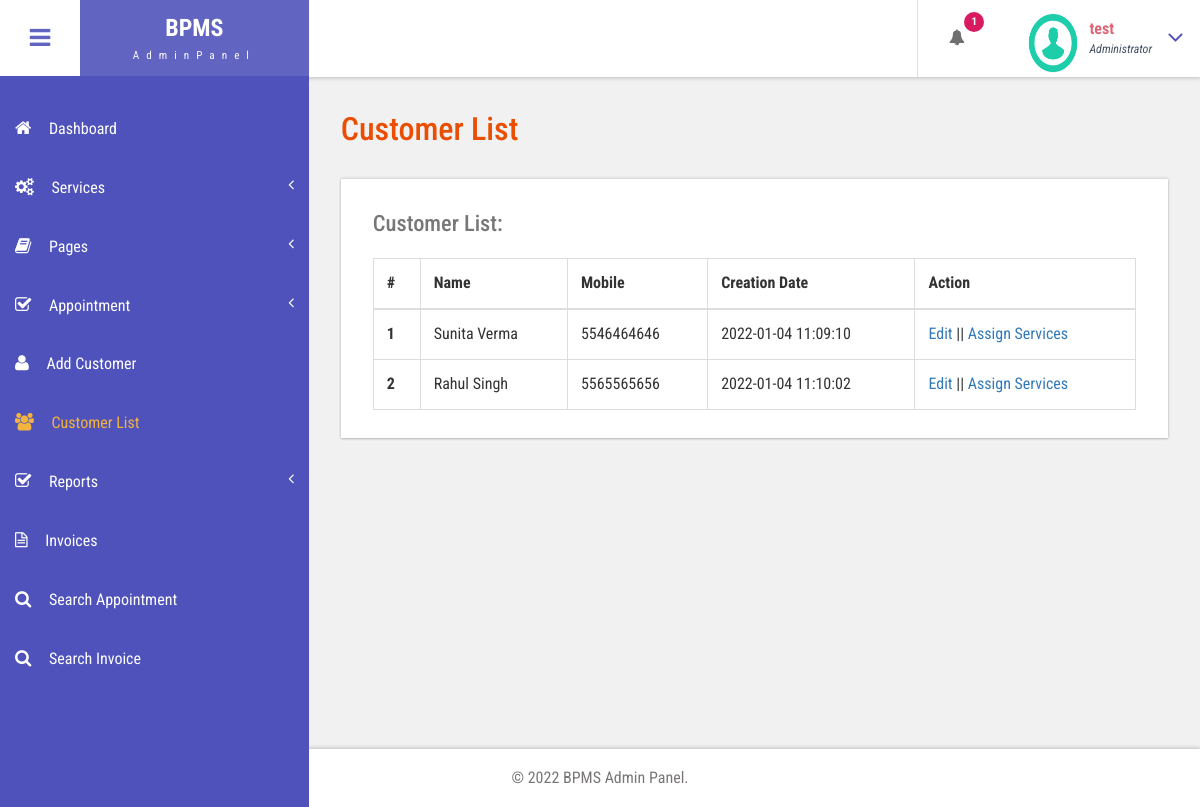
The app's page /admin/customer-list.php (signed in) with its own data.
### tables this page shows
CREATE TABLE `tblcustomers` (
  `ID` int(10) NOT NULL,
  `Name` varchar(120) DEFAULT NULL,
  `Email` varchar(200) DEFAULT NULL,
  `MobileNumber` bigint(11) DEFAULT NULL,
  `Gender` enum('Female','Male','Transgender') DEFAULT NULL,
  `Details` mediumtext DEFAULT NULL,
  `CreationDate` timestamp NULL DEFAULT current_timestamp(),
  `UpdationDate` timestamp NULL DEFAULT NULL ON UPDATE current_timestamp()
);

### admin/customer-list.php (the view, shortened to what this page needs)
<?php
include('includes/dbconnection.php');
if (strlen($_SESSION['bpmsaid']==0)) {
  header('location:logout.php');
  } else{
  ?>
<!DOCTYPE HTML>
<html>
<head>
<link href="css/bootstrap.css" rel='stylesheet' type='text/css' />
<link href="css/style.css" rel='stylesheet' type='text/css' />
<link href="css/font-awesome.css" rel="stylesheet">
<link href="css/animate.css" rel="stylesheet" type="text/css" media="all">
<link href="css/custom.css" rel="stylesheet">
</head>
<body class="cbp-spmenu-push">
	<div class="main-content">
		 <?php include_once('includes/sidebar.php');?>
		 <?php include_once('includes/header.php');?>
		<div id="page-wrapper">
			<div class="main-page">
				<div class="tables">
					<h3 class="title1">Customer List</h3>
					<div class="table-responsive bs-example widget-shadow">
						<h4>Customer List:</h4>
						<table class="table table-bordered"> <thead> <tr> <th>#</th> <th>Name</th> <th>Mobile</th> <th>Creation Date</th><th>Action</th> </tr> </thead> <tbody>
<?php
$ret=mysqli_query($con,"select *from  tblcustomers");
$cnt=1;
while ($row=mysqli_fetch_array($ret)) {
?>
						 <tr> <th scope="row"><?php echo $cnt;?></th> <td><?php  echo $row['Name'];?></td> <td><?php  echo $row['MobileNumber'];?></td><td><?php  echo $row['CreationDate'];?></td> <td><a href="edit-customer-detailed.php?editid=<?php echo $row['ID'];?>">Edit</a>  ||  <a href="add-customer-services.php?addid=<?php echo $row['ID'];?>">Assign Services</a></td> </tr>   <?php
$cnt=$cnt+1;
}?></tbody> </table>
					</div>
				</div>
			</div>
		</div>
		 <?php include_once('includes/footer.php');?>
	</div>
</body>
</html>
<?php }  ?>

### admin/includes/header.php (shortened to what this page needs)
<div class="sticky-header header-section ">
      <div class="header-left">
        <button id="showLeftPush"><i class="fa fa-bars"></i></button>
        <div class="logo">
          <a href="index.html">
            <h1>BPMS</h1>
            <span>AdminPanel</span>
          </a>
        </div>
      </div>
      <div class="header-right">
        <div class="profile_details_left">
          <ul class="nofitications-dropdown">
            <?php
$ret1=mysqli_query($con,"select ID,Name from  tblappointment where Status=''");
$num=mysqli_num_rows($ret1);
?>
            <li class="dropdown head-dpdn">
              <a href="#" class="dropdown-toggle" data-toggle="dropdown" aria-expanded="false"><i class="fa fa-bell"></i><span class="badge blue"><?php echo $num;?></span></a>
            </li>
          </ul>
          <div class="clearfix"> </div>
        </div>
        <div class="profile_details">
        <?php
$adid=$_SESSION['bpmsaid'];
$ret=mysqli_query($con,"select AdminName from tbladmin where ID='$adid'");
$row=mysqli_fetch_array($ret);
$name=$row['AdminName'];
?>
          <ul>
            <li class="dropdown profile_details_drop">
              <a href="#" class="dropdown-toggle" data-toggle="dropdown" aria-expanded="false">
                <div class="profile_img">
                  <span class="prfil-img"><img src="images/download (1).png" alt="" width="50" height="60"> </span>
                  <div class="user-name">
                    <p><?php echo $name; ?></p>
                    <span>Administrator</span>
                  </div>
                  <i class="fa fa-angle-down lnr"></i>
                  <div class="clearfix"></div>
                </div>
              </a>
            </li>
          </ul>
        </div>
      </div>
      <div class="clearfix"> </div>
    </div>

### admin/css/style.css (style rules this page uses)
h4, h5, h6, h1, h2, h3 { margin: 0; }
ul, ol { margin: 0; }
p { margin: 0; }
html, body { font-family: 'Roboto Condensed', sans-serif; font-size: 100%; overflow-x: hidden; background: #fff; }
body a { transition: 0.5s all ease; -webkit-transition: 0.5s all ease; -moz-transition: 0.5s all ease; -o-transition: 0.5s all ease; -ms-transition: 0.5s all ease; text-decoration:none; }
h1,h2,h3,h4,h5,h6 { margin:0; }
p { margin:0; }
ul,label { margin:0; padding:0; }
.main-content { position: relative; }
.sticky-header { position: fixed; top: 0; left:0px; width: 100%; z-index: 100; }
.header-section { background:#FFF; box-shadow: 1px 1px 4px rgba(0, 0, 0, 0.21); -webkit-box-shadow: 1px 1px 4px rgba(0, 0, 0, 0.21); -moz-box-shadow: 1px 1px 4px rgba(0, 0, 0, 0.21); -o-box-shadow: 1px 1px 4px rgba(0, 0, 0, 0.21); }
.header-section::after { clear: both; display: block; content: ''; }
.header-left { float: left; width: 45%; }
.header-right { float: right; }
button#showLeftPush { font-size: 1.5em; width: 80px; padding: 0.87em 0; text-align: center; cursor: pointer; float: left; color: #6F6F6F; -moz-transition: all 0.2s ease-out 0s; -webkit-transition: all 0.2s ease-out 0s; transition: all 0.2s ease-out 0s; border: none; background-color: #fff; outline:none; }
.cbp-spmenu-push { overflow-x: hidden; position: relative; }
.cbp-spmenu, .cbp-spmenu-push { -webkit-transition: all 0.3s ease; -moz-transition: all 0.3s ease; transition: all 0.3s ease; }
.cbp-spmenu-push div#page-wrapper { margin: 0 0 0 19.3em; transition:.5s all; -webkit-transition:.5s all; -moz-transition:.5s all; }
.fa { display: inline-block; font-family: FontAwesome; font-style: normal; font-weight: normal; line-height: 1; -webkit-font-smoothing: antialiased; -moz-osx-font-smoothing: grayscale; }
.logo { background: #6164C1; text-align: center; float: left; }
.logo a { padding: 0.9em 3.3em .7em; display: block; text-decoration: none; }
.logo a h1 { color: #fff; font-size: 1.5em; line-height: 1.2em; font-weight: 700; }
.logo a span { color: #F8F8F8; font-size: .7em; text-align: center; letter-spacing: 7px; }
.profile_details_left { float: left; }
li.dropdown.head-dpdn { display: inline-block; padding: 1.7em 0; border-left: 1px solid #E0E0E0; float: left; }
li.dropdown.head-dpdn a.dropdown-toggle { padding: 1.7em 2em; }
i.fa.fa-bell { color:#6F6F6F; }
.header-right span.badge { font-size: 11px; font-weight: bold; color: #FFF; background: #8BC34A; line-height: 15px; width: 20px; height: 20px; border-radius: 2em; -webkit-border-radius: 2em; -moz-border-radius: 2em; -o-border-radius: 2em; text-align: center; display: inline-block; position: absolute; top: 16%; padding: 2px 0 0; }
.header-right span.blue { background-color:#D81B60; }
.profile_details { float: right; }
.profile_details_drop a.dropdown-toggle { display:block; padding: 0.8em 3em 0 2em; }
.profile_img span.prfil-img { float:left; }
.user-name { float:left; margin-top:8px; margin-left:11px; height:35px; }
.profile_details ul li { list-style-type:none; position:relative; }
.profile_details li a i.fa.lnr { position: absolute; top: 34%; right: 8%; color: #4F52BA; font-size: 1.6em; }
.user-name p { font-size:1em; color:#DD6777; line-height:1em; font-weight:700; }
.user-name span { font-size: .75em; font-style: italic; color: #424f63; font-weight: normal; margin-top: .3em; }
.widget-shadow { background-color: #fff; box-shadow: 0 -1px 3px rgba(0,0,0,.12),0 1px 2px rgba(0,0,0,.24); -webkit-box-shadow: 0 -1px 3px rgba(0,0,0,.12),0 1px 2px rgba(0,0,0,.24); -moz-box-shadow: 0 -1px 3px rgba(0,0,0,.12),0 1px 2px rgba(0,0,0,.24); }
h3.title1 { font-size: 2em; color: #e94e02; margin-bottom: 0.8em; }
.table > thead > tr > th, .table > tbody > tr > th, .table > tfoot > tr > th, .table > thead > tr > td, .table > tbody > tr > td, .table > tfoot > tr > td { border-top: none; }
.tables h4 { font-size: 1.4em; margin-bottom: 1em; color: #777777; }
.tables .panel-body ,.tables .bs-example { padding: 2em 2em 0.5em; }
.tables .table > thead > tr > th, .tables .table > tbody > tr > th, .tables .table > tfoot > tr > th, .tables .table > thead > tr > td, .tables .table > tbody > tr > td, .tables .table > tfoot > tr > td { padding: 13px; border-top: 1px solid #E0E0E0; }
.bs-example { margin-top: 2em; }

### admin/css/custom.css (style rules this page uses)
#page-wrapper { padding:7em 2em 2.5em; background-color: #F1F1F1; }

### records on screen
tblcustomers: Name "Sunita Verma", MobileNumber "5546464646", CreationDate "2022-01-04 11:09:10"
tblcustomers: Name "Rahul Singh", MobileNumber "5565565656", CreationDate "2022-01-04 11:10:02"

### other values on screen
$num "1"
$name "test"
